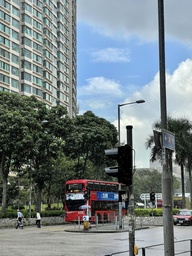
#> input picture computer vision/FilterBasicsAndEdgeDetection/data/rain.jpeg, 192 x 256 px, shrunk from 1279 x 1706 before the run
$ python filter.py
#> lines starting #> are read from the running program, lines starting #| are printed output that depends on the picture
from PIL import Image # pillow package
import numpy as np
from scipy import ndimage

def read_img_as_array(file):
    '''read image and convert it to numpy array with dtype np.float64'''
#> called with file = '../data/rain.jpeg'
    img = Image.open(file)
#> img is the input picture: PIL image 192x256 RGB; mean R, G, B 116.8, 127.6, 130.6
    arr = np.asarray(img, dtype=np.float64)
    return arr

def save_array_as_img(arr, file):
    min, max = arr.min(), arr.max()
    if min < 0 or max > 255:  # make sure arr falls in [0,255]
        arr = (arr - min)/(max-min)*255

    arr = arr.astype(np.uint8)
    img = Image.fromarray(arr)
    img.save(file)

def show_array_as_img(arr, rescale='minmax'):

    # make sure arr falls in [0,255]
#> called with rescale = 'minmax'
    min, max = arr.min(), arr.max()
#> min = 0; max = 255
    if min < 0 or max > 255:
        arr = (arr - min)/(max-min)*255

    arr = arr.astype(np.uint8)
    img = Image.fromarray(arr)
    img.show()

def rgb2gray(arr):
    R = arr[:, :, 0] # red channel
    G = arr[:, :, 1] # green channel
    B = arr[:, :, 2] # blue channel
    gray = 0.2989*R + 0.5870*G + 0.1140*B
    return gray

#########################################
## Please complete following functions ##
#########################################
def sharpen(img, sigma, alpha):
    '''Sharpen the image. 'sigma' is the standard deviation of Gaussian filter. 'alpha' controls how much details to add.'''
    # Perform Gaussian smoothing
    blurred = ndimage.gaussian_filter(img, sigma=sigma)

    # Compute detailed image
    detailed = img - blurred

    # Compute sharpened image
    sharpened = img + alpha * detailed

    # Truncate the values to [0, 255]
    sharpened = np.clip(sharpened, 0, 255)

    return sharpened

def median_filter(img, s):
    '''Perform median filter of size s x s to image 'arr', and return the filtered image.'''

    H, W, C = img.shape
    out = np.zeros_like(img)

    # Apply median filter to each channel separately
    for c in range(C):
        for i in range(s//2, H-s//2):
            for j in range(s//2, W-s//2):
                neighbors = []
                for m in range(i-s//2, i+s//2+1):
                    for n in range(j-s//2, j+s//2+1):
                        neighbors.append(img[m,n,c])
                out[i,j,c] = np.median(neighbors)

    return out

if __name__ == '__main__':
    input_path = '../data/rain.jpeg'
    img = read_img_as_array(input_path)
    show_array_as_img(img)

    # 1.1 Gaussian blur
    blurred = ndimage.gaussian_filter(img, sigma=[3,3,0])
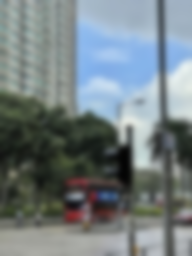
#> blurred: shape (256, 192, 3) float64; mean R, G, B 116.8, 127.6, 130.6
    save_array_as_img(blurred, '../data/1.1_blur.jpg')
#> in save_array_as_img, `min, max = arr.min(), arr.max()`: min = 4.01; max = 241.8

    # 1.2 Sharpening
    sharpened = sharpen(img, sigma=3, alpha=3)
#> in sharpen, `blurred = ndimage.gaussian_filter(img, sigma=sigma)`:
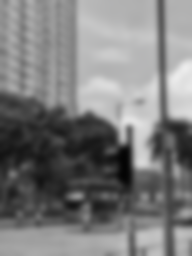
#> blurred: shape (256, 192, 3) float64; mean R, G, B 124.9, 125, 125
#> in sharpen, `detailed = img - blurred`:
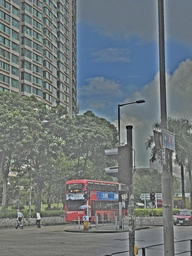
#> detailed: shape (256, 192, 3) float64; mean R, G, B -8.2, 2.6, 5.6; drawn with min black and max white
#> in sharpen, `sharpened = img + alpha * detailed`:
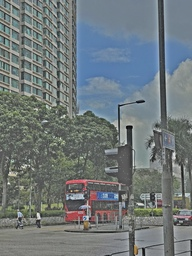
#> sharpened: shape (256, 192, 3) float64; mean R, G, B 92.2, 135.4, 147.4; drawn with min black and max white
#> in sharpen, `sharpened = np.clip(sharpened, 0, 255)`:
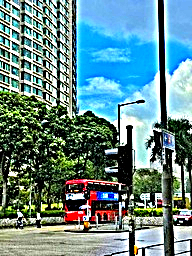
#> sharpened: shape (256, 192, 3) float64; mean R, G, B 101.1, 137.1, 139
    save_array_as_img(sharpened, '../data/1.2_sharpened.jpg')

    # 1.3 Median filter for derain
    derained = median_filter(img, s=5)
#> after the loop in median_filter, `for c in range(C):`:
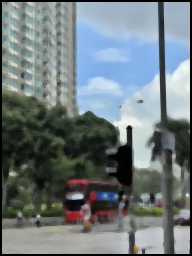
#> out: shape (256, 192, 3) float64; mean R, G, B 111.8, 122.5, 125.6
    save_array_as_img(derained, '../data/1.3_derained.jpg')

$ run again, with computer vision/FilterBasicsAndEdgeDetection/data/road.jpeg copied over computer vision/FilterBasicsAndEdgeDetection/data/rain.jpeg
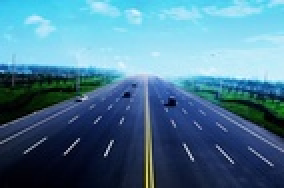
#> input picture computer vision/FilterBasicsAndEdgeDetection/data/road.jpeg, 142 x 94 px, shrunk from 949 x 627 before the run (shown 2 times larger)
#> in read_img_as_array, img is the input picture: PIL image 142x94 RGB; mean R, G, B 75.8, 122.4, 147.9
#> in show_array_as_img, `min, max = arr.min(), arr.max()`: min = 0; max = 255
#> in save_array_as_img, `min, max = arr.min(), arr.max()`: min = 0.469; max = 248.1
#> in sharpen, `sharpened = np.clip(sharpened, 0, 255)`:
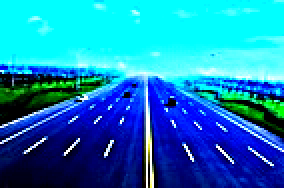
#> sharpened: shape (94, 142, 3) float64 (shown 2 times larger); mean R, G, B 20.4, 131.6, 188.5
#> after the loop in median_filter, `for c in range(C):`:
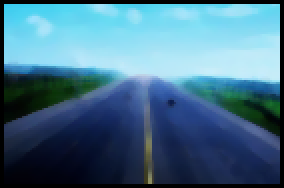
#> out: shape (94, 142, 3) float64 (shown 2 times larger); mean R, G, B 69.8, 112.9, 137.4
